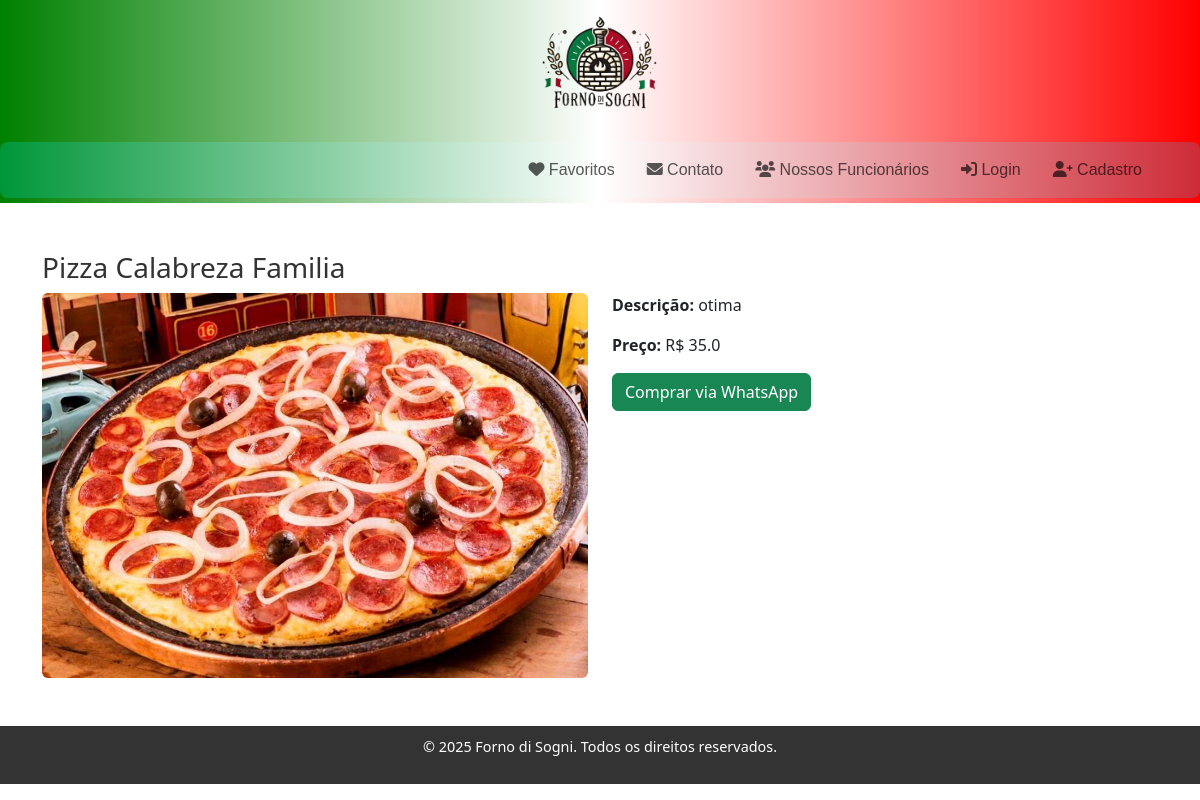
Page /detalhes/prato/1 on the committed database.
### main.py (models this page shows)
class Prato(db.Model):
    id = db.Column(db.Integer, primary_key=True)
    nome = db.Column(db.String(100), nullable=False)
    descricao = db.Column(db.Text, nullable=True)
    preco = db.Column(db.Float, nullable=False)
    imagem = db.Column(db.String(120), nullable=True)
    favoritos = db.relationship('Favorito', back_populates='prato', cascade="all, delete")

### main.py (the view)
@app.route('/detalhes/prato/<int:prato_id>', methods=['GET'])
def detalhes_prato(prato_id):
    prato = Prato.query.get(prato_id)  # Função para buscar o prato pelo ID
    return render_template('Cliente/detalhes.html', item=prato)

### templates/Cliente/detalhes.html (shortened to what this page needs)
<!DOCTYPE html>
<html lang="pt-br">
<head>
    <link href="https://cdn.jsdelivr.net/npm/bootstrap@5.3.0-alpha3/dist/css/bootstrap.min.css" rel="stylesheet">
    <link rel="stylesheet" href="https://cdnjs.cloudflare.com/ajax/libs/font-awesome/6.0.0-beta3/css/all.min.css">
    <link rel="stylesheet" href="{{ url_for('static', filename='css/styles_home.css') }}">
</head>
<body>
    <header>
        <a href="{{ url_for('home') }}">
            <img src="{{ url_for('static', filename='img/logo.png') }}" alt="Logo Forno di Sogni">
        </a>
        <nav class="navbar navbar-expand-lg">
            <div class="container">
                <div class="collapse navbar-collapse" id="navbarNav">
                    <ul class="navbar-nav ms-auto">
                        <li class="nav-item">
                            <a class="nav-link" href="{{ url_for('area_favoritos') }}"><i class="fa fa-heart"></i> Favoritos</a>
                        </li>
                        <li class="nav-item">
                            <a class="nav-link" href="#contato"><i class="fa fa-envelope"></i> Contato</a>
                        </li>
                        <li class="nav-item">
                            <a class="nav-link" href="{{ url_for('conhecer_funcionarios') }}"><i class="fa fa-users"></i> Nossos Funcionários</a>
                        </li>
                        {% if not current_user.is_authenticated %}
                        <li class="nav-item">
                            <a class="nav-link" href="{{ url_for('login_cliente') }}"><i class="fa fa-sign-in-alt"></i> Login</a>
                        </li>
                        <li class="nav-item">
                            <a class="nav-link" href="{{ url_for('cadastro_cliente') }}"><i class="fa fa-user-plus"></i> Cadastro</a>
                        </li>
                        {% else %}
                        <li class="nav-item">
                            <a class="nav-link" href="{{ url_for('logout_cliente') }}"><i class="fa fa-sign-out-alt"></i> Logout</a>
                        </li>
                        {% endif %}
                    </ul>
                </div>
            </div>
        </nav>
    </header>
    <main>
        <section id="detalhes" class="container my-5">
            <h2>{{ item.nome }}</h2>
            <div class="row">
                <div class="col-md-6">
                    <img src="{{ url_for('static', filename='img/' + item.imagem) }}" alt="{{ item.nome }}" class="img-fluid rounded">
                </div>
                <div class="col-md-6">
                    <p><strong>Descrição:</strong> {{ item.descricao }}</p>
                    <p><strong>Preço:</strong> R$ {{ item.preco }}</p>
                    <a href="https://wa.me/559885623391{{ item.whatsapp }}" target="_blank" class="btn btn-success">
                        Comprar via WhatsApp
                    </a>
                </div>
            </div>
        </section>
    </main>
    <footer>
        <p>&copy; 2025 Forno di Sogni. Todos os direitos reservados.</p>
    </footer>
</body>
</html>

### static/css/styles_home.css (style rules this page uses)
header { background: linear-gradient(to right, green, white, red); text-align: center; min-height: 10px; font-family: 'Arial', sans-serif; padding: 5px 0; }
header img { max-width: 130px; margin-bottom: 4px; }
nav a { text-decoration: none; color: #333; font-size: 0.9rem; margin: 0 8px; padding: 6px 12px; background-color: #fff; border-radius: 5px; transition: background-color 0.3s; }
footer { text-align: center; background-color: #333; color: white; padding: 10px; font-size: 0.9rem; }
.navbar { background: linear-gradient(to right, #009639, white, #ce2b37); padding: 8px 10px; margin-top: 5px; border-radius: 8px; }
h2 { font-size: 1.75rem; color: #333; text-align: left; }

### rows in the picture
Prato: nome "Pizza Calabreza Familia", imagem (picture), descricao "otima", preco "35.0"
